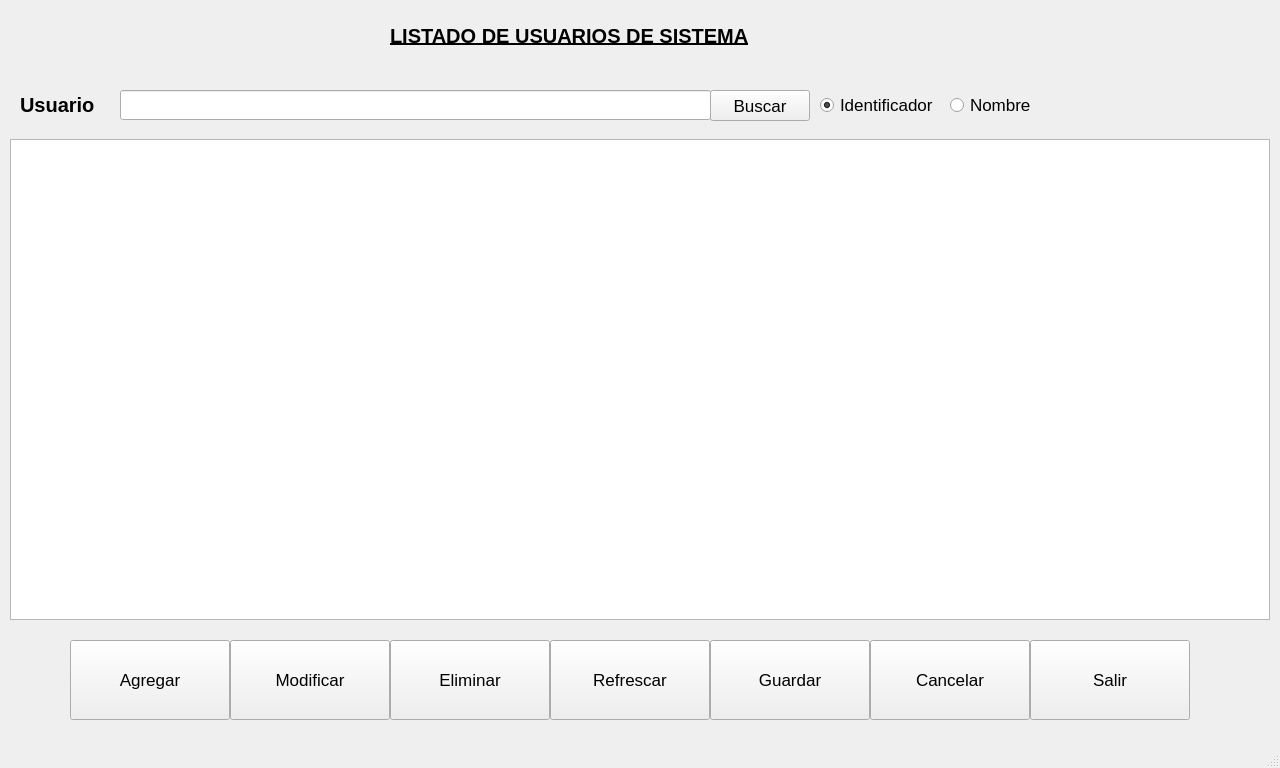
<?xml version="1.0" encoding="UTF-8"?>
<ui version="4.0">
 <class>MainWindow</class>
 <widget class="QMainWindow" name="MainWindow">
  <property name="geometry">
   <rect>
    <x>0</x>
    <y>0</y>
    <width>1280</width>
    <height>768</height>
   </rect>
  </property>
  <property name="tabletTracking">
   <bool>true</bool>
  </property>
  <property name="windowTitle">
   <string>Listado de Usuarios</string>
  </property>
  <widget class="QWidget" name="centralwidget">
   <widget class="QLabel" name="lblUsuarios">
    <property name="geometry">
     <rect>
      <x>20</x>
      <y>90</y>
      <width>91</width>
      <height>30</height>
     </rect>
    </property>
    <property name="font">
     <font>
      <pointsize>15</pointsize>
      <weight>75</weight>
      <bold>true</bold>
     </font>
    </property>
    <property name="text">
     <string>Usuario</string>
    </property>
   </widget>
   <widget class="QTableWidget" name="tablaListaUsuarios">
    <property name="geometry">
     <rect>
      <x>10</x>
      <y>139</y>
      <width>1260</width>
      <height>481</height>
     </rect>
    </property>
    <property name="minimumSize">
     <size>
      <width>570</width>
      <height>400</height>
     </size>
    </property>
    <property name="maximumSize">
     <size>
      <width>1280</width>
      <height>720</height>
     </size>
    </property>
    <property name="contextMenuPolicy">
     <enum>Qt::DefaultContextMenu</enum>
    </property>
    <property name="layoutDirection">
     <enum>Qt::LeftToRight</enum>
    </property>
    <property name="autoFillBackground">
     <bool>false</bool>
    </property>
    <property name="verticalScrollBarPolicy">
     <enum>Qt::ScrollBarAsNeeded</enum>
    </property>
    <property name="horizontalScrollBarPolicy">
     <enum>Qt::ScrollBarAsNeeded</enum>
    </property>
    <property name="sizeAdjustPolicy">
     <enum>QAbstractScrollArea::AdjustToContents</enum>
    </property>
    <property name="autoScroll">
     <bool>true</bool>
    </property>
    <property name="editTriggers">
     <set>QAbstractItemView::NoEditTriggers</set>
    </property>
    <property name="alternatingRowColors">
     <bool>true</bool>
    </property>
    <property name="selectionBehavior">
     <enum>QAbstractItemView::SelectRows</enum>
    </property>
    <property name="textElideMode">
     <enum>Qt::ElideRight</enum>
    </property>
    <attribute name="horizontalHeaderStretchLastSection">
     <bool>false</bool>
    </attribute>
   </widget>
   <widget class="QLabel" name="label">
    <property name="geometry">
     <rect>
      <x>390</x>
      <y>20</y>
      <width>371</width>
      <height>31</height>
     </rect>
    </property>
    <property name="font">
     <font>
      <pointsize>15</pointsize>
      <weight>75</weight>
      <italic>false</italic>
      <bold>true</bold>
      <underline>true</underline>
     </font>
    </property>
    <property name="text">
     <string>LISTADO DE USUARIOS DE SISTEMA</string>
    </property>
   </widget>
   <widget class="QLineEdit" name="txtBuscar">
    <property name="geometry">
     <rect>
      <x>120</x>
      <y>90</y>
      <width>591</width>
      <height>30</height>
     </rect>
    </property>
   </widget>
   <widget class="QPushButton" name="btnSalir">
    <property name="geometry">
     <rect>
      <x>1030</x>
      <y>640</y>
      <width>160</width>
      <height>80</height>
     </rect>
    </property>
    <property name="font">
     <font>
      <pointsize>13</pointsize>
      <weight>50</weight>
      <bold>false</bold>
     </font>
    </property>
    <property name="text">
     <string>Salir</string>
    </property>
    <property name="icon">
     <iconset>
      <normaloff>../icon/exit-2.png</normaloff>../icon/exit-2.png</iconset>
    </property>
    <property name="iconSize">
     <size>
      <width>50</width>
      <height>50</height>
     </size>
    </property>
   </widget>
   <widget class="QPushButton" name="btnModificar">
    <property name="geometry">
     <rect>
      <x>230</x>
      <y>640</y>
      <width>160</width>
      <height>80</height>
     </rect>
    </property>
    <property name="font">
     <font>
      <pointsize>13</pointsize>
      <weight>50</weight>
      <bold>false</bold>
     </font>
    </property>
    <property name="text">
     <string>Modificar</string>
    </property>
    <property name="icon">
     <iconset>
      <normaloff>../icon/edit.png</normaloff>../icon/edit.png</iconset>
    </property>
    <property name="iconSize">
     <size>
      <width>50</width>
      <height>50</height>
     </size>
    </property>
   </widget>
   <widget class="QPushButton" name="btnGuardar">
    <property name="enabled">
     <bool>true</bool>
    </property>
    <property name="geometry">
     <rect>
      <x>710</x>
      <y>640</y>
      <width>160</width>
      <height>80</height>
     </rect>
    </property>
    <property name="font">
     <font>
      <pointsize>13</pointsize>
      <weight>50</weight>
      <bold>false</bold>
     </font>
    </property>
    <property name="text">
     <string>Guardar</string>
    </property>
    <property name="icon">
     <iconset>
      <normaloff>../icon/save.png</normaloff>../icon/save.png</iconset>
    </property>
    <property name="iconSize">
     <size>
      <width>50</width>
      <height>50</height>
     </size>
    </property>
    <property name="autoDefault">
     <bool>false</bool>
    </property>
    <property name="default">
     <bool>false</bool>
    </property>
    <property name="flat">
     <bool>false</bool>
    </property>
   </widget>
   <widget class="QPushButton" name="btnAgregar">
    <property name="geometry">
     <rect>
      <x>70</x>
      <y>640</y>
      <width>160</width>
      <height>80</height>
     </rect>
    </property>
    <property name="font">
     <font>
      <pointsize>13</pointsize>
      <weight>50</weight>
      <bold>false</bold>
     </font>
    </property>
    <property name="text">
     <string>Agregar</string>
    </property>
    <property name="icon">
     <iconset>
      <normaloff>../icon/add-3.png</normaloff>../icon/add-3.png</iconset>
    </property>
    <property name="iconSize">
     <size>
      <width>50</width>
      <height>50</height>
     </size>
    </property>
   </widget>
   <widget class="QPushButton" name="btnEliminar">
    <property name="geometry">
     <rect>
      <x>390</x>
      <y>640</y>
      <width>160</width>
      <height>80</height>
     </rect>
    </property>
    <property name="font">
     <font>
      <pointsize>13</pointsize>
      <weight>50</weight>
      <bold>false</bold>
     </font>
    </property>
    <property name="text">
     <string>Eliminar</string>
    </property>
    <property name="icon">
     <iconset>
      <normaloff>../icon/garbage-1.png</normaloff>../icon/garbage-1.png</iconset>
    </property>
    <property name="iconSize">
     <size>
      <width>50</width>
      <height>50</height>
     </size>
    </property>
   </widget>
   <widget class="QPushButton" name="btnCancelar">
    <property name="geometry">
     <rect>
      <x>870</x>
      <y>640</y>
      <width>160</width>
      <height>80</height>
     </rect>
    </property>
    <property name="font">
     <font>
      <pointsize>13</pointsize>
      <weight>50</weight>
      <bold>false</bold>
     </font>
    </property>
    <property name="text">
     <string>Cancelar</string>
    </property>
    <property name="icon">
     <iconset>
      <normaloff>../icon/error.png</normaloff>../icon/error.png</iconset>
    </property>
    <property name="iconSize">
     <size>
      <width>50</width>
      <height>50</height>
     </size>
    </property>
    <property name="autoDefault">
     <bool>false</bool>
    </property>
   </widget>
   <widget class="QPushButton" name="btnRefrescar">
    <property name="geometry">
     <rect>
      <x>550</x>
      <y>640</y>
      <width>160</width>
      <height>80</height>
     </rect>
    </property>
    <property name="font">
     <font>
      <pointsize>13</pointsize>
      <weight>50</weight>
      <bold>false</bold>
     </font>
    </property>
    <property name="text">
     <string>Refrescar</string>
    </property>
    <property name="icon">
     <iconset>
      <normaloff>../icon/repeat.png</normaloff>../icon/repeat.png</iconset>
    </property>
    <property name="iconSize">
     <size>
      <width>50</width>
      <height>50</height>
     </size>
    </property>
   </widget>
   <widget class="QPushButton" name="btnBuscar">
    <property name="geometry">
     <rect>
      <x>710</x>
      <y>90</y>
      <width>100</width>
      <height>31</height>
     </rect>
    </property>
    <property name="font">
     <font>
      <pointsize>13</pointsize>
      <weight>50</weight>
      <bold>false</bold>
     </font>
    </property>
    <property name="text">
     <string>Buscar</string>
    </property>
    <property name="icon">
     <iconset>
      <normaloff>../icon/binoculars.png</normaloff>../icon/binoculars.png</iconset>
    </property>
    <property name="shortcut">
     <string>Return</string>
    </property>
   </widget>
   <widget class="QRadioButton" name="filtroDescripcion">
    <property name="geometry">
     <rect>
      <x>950</x>
      <y>90</y>
      <width>101</width>
      <height>30</height>
     </rect>
    </property>
    <property name="font">
     <font>
      <pointsize>13</pointsize>
     </font>
    </property>
    <property name="text">
     <string>Nombre</string>
    </property>
    <property name="checked">
     <bool>false</bool>
    </property>
   </widget>
   <widget class="QRadioButton" name="filtroCodigo">
    <property name="geometry">
     <rect>
      <x>820</x>
      <y>90</y>
      <width>131</width>
      <height>30</height>
     </rect>
    </property>
    <property name="font">
     <font>
      <pointsize>13</pointsize>
     </font>
    </property>
    <property name="text">
     <string>Identificador</string>
    </property>
    <property name="checked">
     <bool>true</bool>
    </property>
   </widget>
  </widget>
  <widget class="QStatusBar" name="statusbar"/>
 </widget>
 <resources/>
 <connections/>
</ui>
